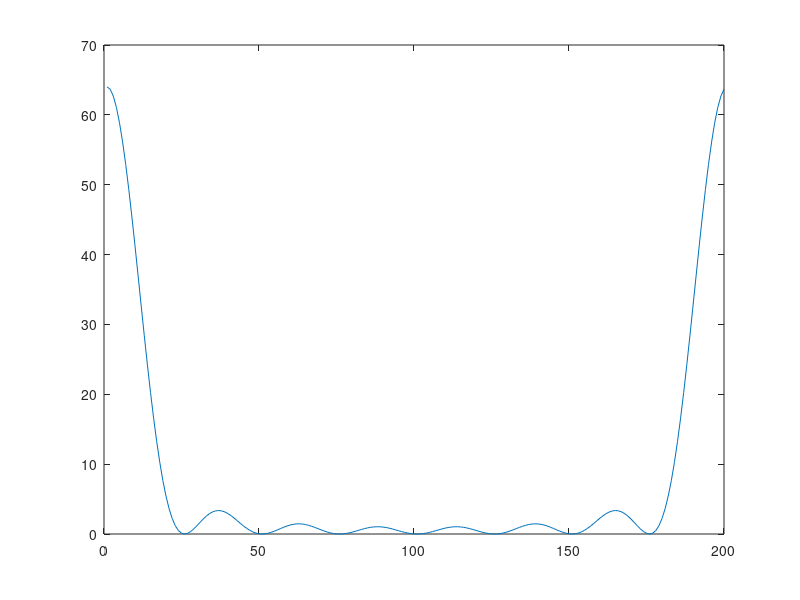
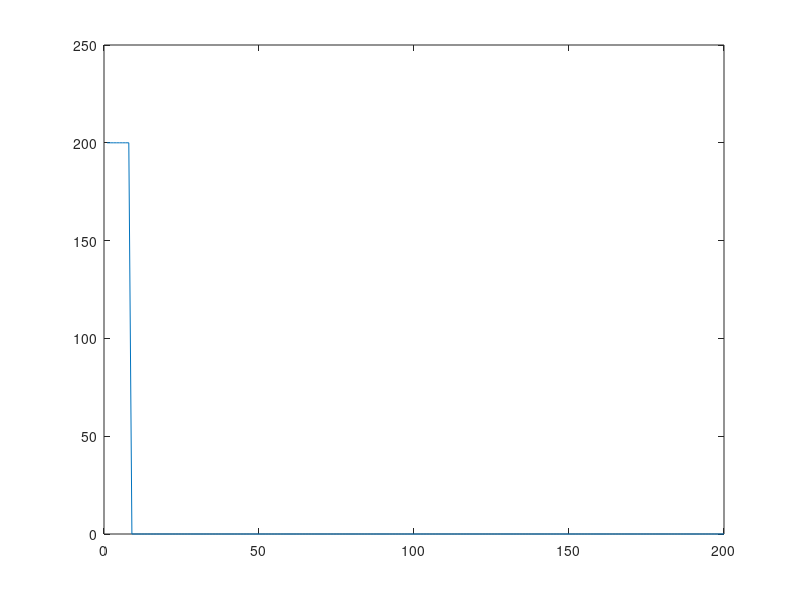

MATLAB code to generate these figures, in order:
%%%%%%%%%%%%%%%%%%%%%%%%%%%%%%%%%%%%%%%%%%%%%%%%%%%%%%%%%%%%%%%%%%%%%%%%%%%
%
% Test of impact of carrier intervel in multi-freq design
% symbol length: 10 uS (bandwidth 100 KHz); sample rate: 20 MHz
% Ntxs: 2~4; Ntags: 1~4
% 
%%%%%%%%%%%%%%%%%%%%%%%%%%%%%%%%%%%%%%%%%%%%%%%%%%%%%%%%%%%%%%%%%%%%%%%%%%%
clear;
close all;

%% Params
Ntxs = 4;
Ntags = 2;

sym_len = 10e-6;
samp_len = 1 / 20e6;        % 20 MHz
Ns = sym_len / samp_len;    % Number of samples (Number of carriers)

fi_txs = 100e3;                  % freq interval between txs
fc_txs = fi_txs * (0: (Ntxs-1)).';   
fi_tags = fi_txs * Ntxs;          % freq interval between tags 
fc_tags = fi_tags * (0: (Ntags-1)).';

%% Channel model
% Hf = rand(Ntags, Ntxs) .* exp(2j * pi * rand(Ntags, Ntxs));
% Hb = rand(1, Ntags) .* exp(2j * pi * rand(1, Ntags));
Hf = ones(Ntags, Ntxs);
Hb = ones(1, Ntags);

%% Transmission model
multifreq_tx = exp(2j * pi * fc_txs * (0: (Ns-1)) * samp_len);
% Each tag shifts the freq
freq_shift_tag = exp(2j * pi * fc_tags * (0: (Ns-1)) * samp_len);

Z = Hf * multifreq_tx;
Y = Hb * (freq_shift_tag .* Z);

%% Figure
figure;
plot(abs(Y).^2);
figure;
plot(abs(fft(Y)));
